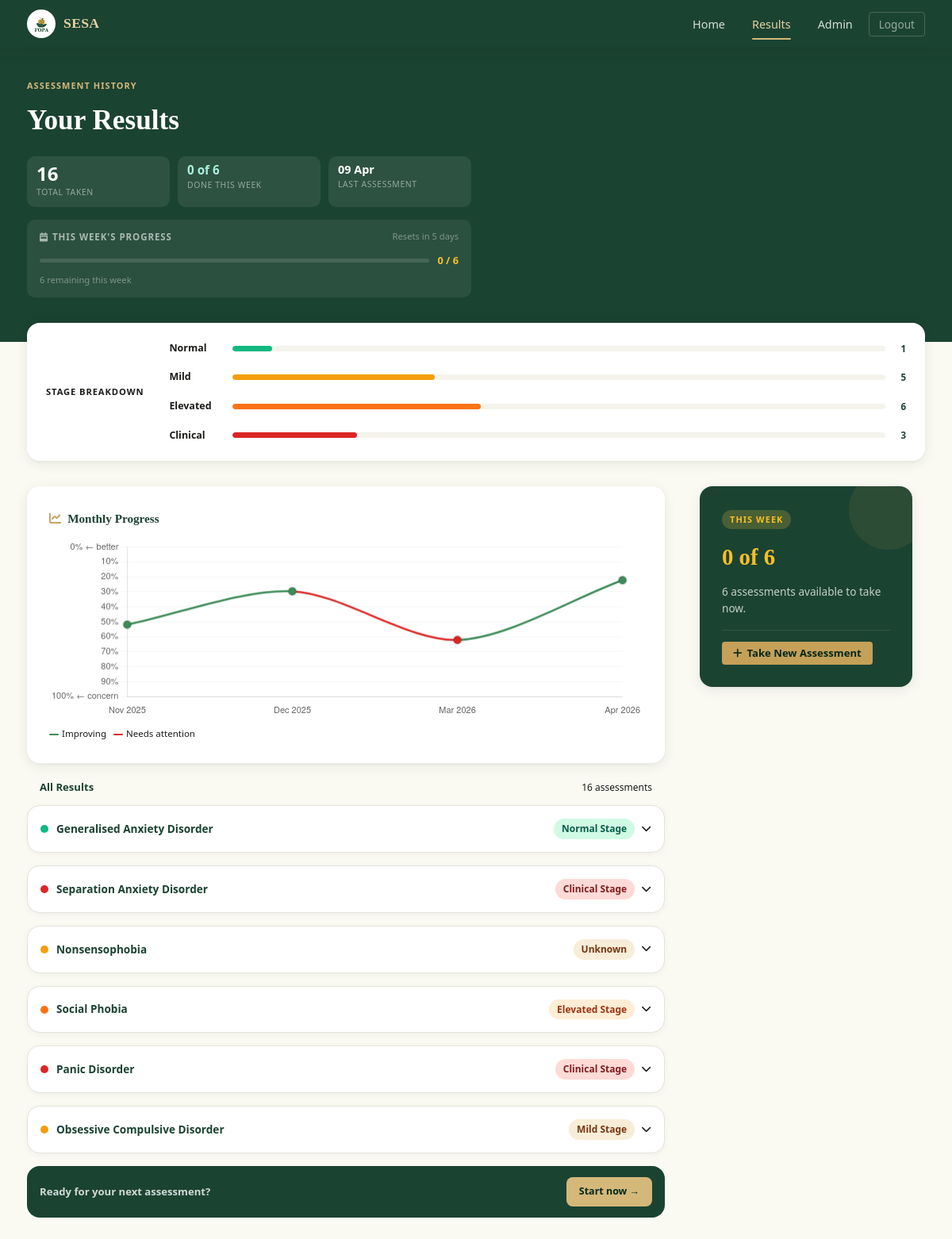
Screenshot of /results (signed in) with the database file from the repository.
### app/models/test_result.py (models this page shows, shortened)
class TestResult(db.Model):
    __tablename__ = 'test_results'
    id = db.Column(db.Integer, primary_key=True)
    user_id = db.Column(db.Integer, db.ForeignKey('accounts.id', ondelete='CASCADE'), nullable=False, index=True)
    test_type = db.Column(db.String(100), nullable=False, index=True)
    score = db.Column(db.Integer, nullable=False)
    max_score = db.Column(db.Integer, nullable=True)
    stage = db.Column(db.String(50), nullable=True, index=True)  # "Normal Stage", "Mild Stage", etc.
    _feedback_encrypted = db.Column('feedback', db.Text, nullable=True)
    @property
    def feedback(self):
        if not self._feedback_encrypted:
            return None
        f = _get_fernet()
        if not f:
            return self._feedback_encrypted
        try:
            return f.decrypt(self._feedback_encrypted.encode()).decode()
        except Exception:
            return self._feedback_encrypted
    @feedback.setter
    def feedback(self, value):
        if not value:
            self._feedback_encrypted = None
            return
        f = _get_fernet()
        if not f:
            self._feedback_encrypted = value
            return
        self._feedback_encrypted = f.encrypt(value.encode()).decode()
    details = db.Column(db.Text, nullable=True)           # kept for backward compat
    taken_at = db.Column(db.DateTime, default=lambda: datetime.now(timezone.utc), index=True)

### app/routes/main.py (the view)
@main_bp.route('/results')
@login_required
def results():
    from datetime import datetime, timedelta, timezone
    from app.models.assessment_type import AssessmentType
    user = current_user
    all_results = user.test_results.order_by(TestResult.taken_at.desc()).all()
    avg_data = calculate_average_score(all_results)
    monthly_data = get_monthly_averages(all_results)
    now = datetime.now(timezone.utc)
    week_start = (now - timedelta(days=now.weekday())).replace(hour=0, minute=0, second=0, microsecond=0)
    days_until_reset = 7 - now.weekday()
    COOLDOWN_DAYS = 7
    all_active = AssessmentType.query.filter_by(is_active=True).order_by(AssessmentType.order).all()
    latest_by_type = {}
    for r in all_results:
        if r.test_type not in latest_by_type:
            latest_by_type[r.test_type] = r
    completed_this_week_types = set(
        r.test_type for r in all_results
        if r.taken_at and (r.taken_at.replace(tzinfo=timezone.utc) if r.taken_at.tzinfo is None else r.taken_at) >= week_start
    )
    weekly_assessments = []
    available_count = 0
    for at in all_active:
        latest = latest_by_type.get(at.name)
        is_ready = True
        if latest and latest.taken_at:
            taken_at = latest.taken_at
            if taken_at.tzinfo is None:
                taken_at = taken_at.replace(tzinfo=timezone.utc)
            days_ago = (now - taken_at).days
            is_ready = days_ago >= COOLDOWN_DAYS
        if is_ready:
            available_count += 1
        done_this_week = at.name in completed_this_week_types
        weekly_assessments.append({
            'name': at.name,
            'title': at.display_name,
            'done_this_week': done_this_week,
            'is_ready': is_ready,
        })
    return render_template(
        'main/results.html',
        user=user,
        results=all_results,
        avg_score=avg_data,
        monthly_data=monthly_data,
        weekly_assessments=weekly_assessments,
        completed_this_week=len(completed_this_week_types),
        total_assessments=len(all_active),
        available_count=available_count,
        days_until_reset=days_until_reset,
    )

### app/templates/main/results.html (shortened to what this page needs)
{% extends 'base.html' %}
{% block nav_links %}
  <li><a href="{{ url_for('main.home') }}">Home</a></li>
  <li><a href="{{ url_for('main.results') }}" class="active">Results</a></li>
  {% if current_user.is_super_admin %}
    <li><a href="{{ url_for('admin.dashboard') }}">Admin</a></li>
  {% endif %}
  <li><a href="{{ url_for('auth.logout') }}" class="btn-nav-logout">Logout</a></li>
{% endblock %}
{% block body %}
<div style="padding-bottom: 80px;">
  {% if results %}
  <div class="results-hero">
    <div class="results-hero-inner">
      <div class="results-hero-eye">Assessment History</div>
      <div class="results-hero-title">Your Results</div>
      <div class="results-hero-pills">
        <div class="results-hero-pill">
          <div class="results-hero-pill-val">{{ results | length }}</div>
          <div class="results-hero-pill-label">Total taken</div>
        </div>
        <div class="results-hero-pill">
          <div class="results-hero-pill-val" style="font-size:0.95rem; color:#acf0dd;">
            {{ completed_this_week }} of {{ total_assessments }}
          </div>
          <div class="results-hero-pill-label">Done this week</div>
        </div>
        <div class="results-hero-pill">
          <div class="results-hero-pill-val" style="font-size:0.9rem;">
            {% if results %}{{ results[0].taken_at.strftime('%d %b') }}{% else %}—{% endif %}
          </div>
          <div class="results-hero-pill-label">Last assessment</div>
        </div>
      </div>
      <div style="margin-top:16px; background:rgba(255,255,255,0.07); border-radius:10px; padding:12px 16px; max-width:560px;">
        <div style="display:flex; justify-content:space-between; align-items:center; margin-bottom:10px;">
          <span style="font-size:0.72rem; font-weight:700; text-transform:uppercase; letter-spacing:.08em; color:rgba(255,255,255,0.6);">
            <i class="fa-solid fa-calendar-week" style="margin-right:5px;"></i>This week's progress
          </span>
          <span style="font-size:0.7rem; color:rgba(255,255,255,0.4);">Resets in {{ days_until_reset }} day{{ 's' if days_until_reset != 1 else '' }}</span>
        </div>
        <div style="display:flex; align-items:center; gap:10px;">
          <div style="flex:1; height:5px; background:rgba(255,255,255,0.12); border-radius:3px; overflow:hidden;">
          </div>
          <span style="font-size:0.8rem; font-weight:700; color:#fbbf24; white-space:nowrap;">{{ completed_this_week }} / {{ total_assessments }}</span>
        </div>
        <div style="margin-top:5px; font-size:0.7rem; color:rgba(255,255,255,0.4);">
          {% if completed_this_week >= total_assessments %}All assessments completed this week 🎉
          {% else %}{{ total_assessments - completed_this_week }} remaining this week{% endif %}
        </div>
      </div>
    </div>
  </div>
  <div class="results-body">
  {% set stage_map = namespace(normal=0, mild=0, elevated=0, clinical=0) %}
  {% for r in results %}
    {% set s = (r.stage or r.details or '') | lower %}
    {% if 'normal' in s %}{% set stage_map.normal = stage_map.normal + 1 %}
    {% elif 'mild' in s %}{% set stage_map.mild = stage_map.mild + 1 %}
    {% elif 'elevated' in s %}{% set stage_map.elevated = stage_map.elevated + 1 %}
    {% elif 'clinical' in s %}{% set stage_map.clinical = stage_map.clinical + 1 %}
    {% endif %}
  {% endfor %}
  {% set total = results | length %}
  <div class="results-breakdown-card">
    <div class="results-breakdown-title">Stage Breakdown</div>
    <div class="results-breakdown-rows">
      {% for label, count, color in [
        ('Normal',   stage_map.normal,   '#10b981'),
        ('Mild',     stage_map.mild,     '#f59e0b'),
        ('Elevated', stage_map.elevated, '#f97316'),
        ('Clinical', stage_map.clinical, '#dc2626')
      ] %}
      <div class="results-breakdown-row">
        <div class="results-breakdown-label">{{ label }}</div>
        <div class="results-breakdown-track">
          <div class="results-breakdown-fill" style="width:{{ ((count / total) * 100) | round(0) | int if total > 0 else 0 }}%; background:{{ color }};"></div>
        </div>
        <div class="results-breakdown-count">{{ count }}</div>
      </div>
      {% endfor %}
    </div>
  </div>
  <div class="results-two-col">
    <div>
      {% if monthly_data and monthly_data|length > 0 %}
      <div style="margin-bottom: 20px;">
        <div class="card">
          <div class="card-body">
            <h3 style="font-family:var(--font-display); font-size:0.95rem; color:var(--green-800); margin-bottom:14px; display:flex; align-items:center; gap:8px;">
              <i class="fa-solid fa-chart-line" style="color:var(--gold-500);"></i> Monthly Progress
            </h3>
            <canvas id="monthlyChart" height="90"></canvas>
            <p style="font-size:0.72rem; color:var(--gray-400); margin-top:10px;">
              <span style="display:inline-block; width:12px; height:2px; background:#3d8b58; border-radius:2px; vertical-align:middle; margin-right:4px;"></span>Improving &nbsp;
              <span style="display:inline-block; width:12px; height:2px; background:#dc2626; border-radius:2px; vertical-align:middle; margin-right:4px;"></span>Needs attention
            </p>
          </div>
        </div>
      </div>
      {% endif %}
      <div style="display:flex; justify-content:space-between; align-items:baseline; margin: 0 16px 12px;">
        <span style="font-size:0.82rem; font-weight:600; color:var(--green-800);">All Results</span>
        <span style="font-size:0.75rem; color:var(--gray-400);">{{ total }} assessment{{ 's' if total != 1 }}</span>
      </div>
      {% set seen_types = [] %}
      {% for r in results %}
        {% if r.test_type not in seen_types %}
          {% set _ = seen_types.append(r.test_type) %}
          {% set s = (r.stage or r.details or 'unknown') | lower %}
          {% if 'normal' in s %}{% set dot_mod = 'normal' %}
          {% elif 'mild' in s %}{% set dot_mod = 'mild' %}
          {% elif 'elevated' in s %}{% set dot_mod = 'elevated' %}
          {% elif 'clinical' in s %}{% set dot_mod = 'clinical' %}
          {% else %}{% set dot_mod = 'mild' %}{% endif %}
          <details class="accordion-group">
            <summary class="accordion-header">
              <div style="display:flex; align-items:center; gap:10px;">
                <div class="results-group-dot results-group-dot--{{ dot_mod }}"></div>
                <div class="results-group-name">{{ r.test_type }}</div>
              </div>
              <div style="display:flex; align-items:center;">
                <span class="badge stage-{{ dot_mod if dot_mod != 'unknown' else 'badge-gray' }}">{{ r.stage or r.details or 'Unknown' }}</span>
                <i class="fa-solid fa-chevron-down accordion-icon"></i>
              </div>
            </summary>
          </details>
        {% endif %}
      {% endfor %}
      <div class="results-cta">
        <div class="results-cta-text">Ready for your next assessment?</div>
        <a href="{{ url_for('main.home') }}" class="results-cta-btn">Start now →</a>
      </div>
    </div>
    <div>
      <div class="card results-side-card" style="background:var(--green-800); color:#fff; overflow:hidden; position:relative; margin: 0 16px 16px;">
        <div class="card-body" style="position:relative; z-index:1;">
          <span style="background:rgba(254,207,68,.2); color:var(--gold-300, #fcd34d); font-size:0.68rem; font-weight:700; text-transform:uppercase; letter-spacing:0.1em; padding:3px 10px; border-radius:20px; display:inline-block; margin-bottom:12px;">This Week</span>
          <div style="font-family:var(--font-display); font-size:1.8rem; font-weight:800; color:var(--gold-300, #fcd34d); margin-bottom:8px;">{{ completed_this_week }} of {{ total_assessments }}</div>
          <p style="font-size:0.85rem; color:rgba(255,255,255,.75); line-height:1.6; margin-bottom:16px;">
            {% if available_count == 0 %}
              No assessments available yet — check back after your cooldown.
            {% elif completed_this_week >= available_count %}
              All available assessments completed this week 🎉
            {% else %}
              {{ available_count - completed_this_week }} assessment{{ 's' if (available_count - completed_this_week) != 1 else '' }} available to take now.
            {% endif %}
          </p>
          <div style="border-top:1px solid rgba(255,255,255,.1); padding-top:14px;">
            <a href="{{ url_for('main.home') }}" class="btn btn-gold btn-sm">
              <i class="fa-solid fa-plus"></i> Take New Assessment
            </a>
          </div>
        </div>
        <div style="position:absolute; top:-20px; right:-20px; width:100px; height:100px; background:var(--gold-500); opacity:0.1; border-radius:50%;"></div>
      </div>
    </div>
  </div>
  </div>
  {% endif %}
</div>
{% endblock %}
{% block extra_scripts %}
{% if monthly_data and monthly_data|length > 0 %}
<script>
(function() {
  const ctx = document.getElementById('monthlyChart');
  if (!ctx) return;
  const data = {{ monthly_data | tojson }};
  const scores = data.map(d => d.average);
  const segmentColors = scores.map(function(val, i) {
    if (i === 0) return '#3d8b58';
    return scores[i] <= scores[i - 1] ? '#3d8b58' : '#dc2626';
  });
  new Chart(ctx, {
    type: 'line',
    data: {
      labels: data.map(d => d.label),
      datasets: [{
        label: 'Average Score (%)',
        data: scores,
        segment: { borderColor: ctx => ctx.p1.parsed.y <= ctx.p0.parsed.y ? '#3d8b58' : '#dc2626' },
        backgroundColor: 'transparent',
        fill: false,
        tension: 0.3,
        pointBackgroundColor: segmentColors,
        pointRadius: 5,
        pointHoverRadius: 7,
        borderWidth: 2.5
      }]
    },
    options: {
      responsive: true,
      scales: {
        y: {
          reverse: true, min: 0, max: 100,
          grid: { color: 'rgba(0,0,0,0.04)' },
          ticks: {
            font: { size: 11 },
            callback: v => v === 0 ? '0% ← better' : v === 100 ? '100% ← concern' : v + '%'
          }
        },
        x: { grid: { display: false }, ticks: { font: { size: 11 } } }
      },
      plugins: {
        legend: { display: false },
        tooltip: { callbacks: { label: item => 'Score: ' + item.parsed.y + '%' } }
      }
    }
  });
})();
</script>
{% endif %}
{% endblock %}

### rows the page displays
TestResult: taken_at "09 Apr", test_type "Generalised Anxiety Disorder", stage "Normal Stage"
TestResult: test_type "Separation Anxiety Disorder", stage "Clinical Stage"
TestResult: test_type "Nonsensophobia", stage "Unknown"
TestResult: test_type "Social Phobia", stage "Elevated Stage"
TestResult: test_type "Panic Disorder", stage "Clinical Stage"
TestResult: test_type "Obsessive Compulsive Disorder", stage "Mild Stage"

### other values shown
{{ results | length }} "16"
{{ completed_this_week }} "0"
{{ total_assessments }} "6"
{{ days_until_reset }} "5"
{{ 's' if days_until_reset != 1 else '' }} "s"
{{ total_assessments - completed_this_week }} "6"
{{ label }} "Normal" "Mild" "Elevated" "Clinical"
{{ count }} "1" "5" "6" "3"
{{ total }} "16"
{{ 's' if total != 1 }} "s"
{{ available_count - completed_this_week }} "6"
{{ 's' if (available_count - completed_this_week) != 1 else '' }} "s"
